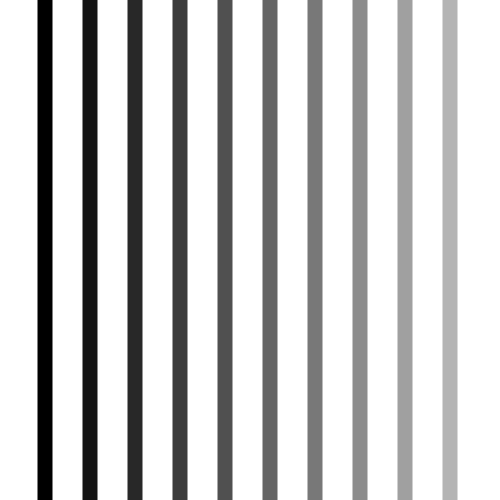
Frame 1 (no input)
Frame 60 (no input): identical to frame 1, image omitted
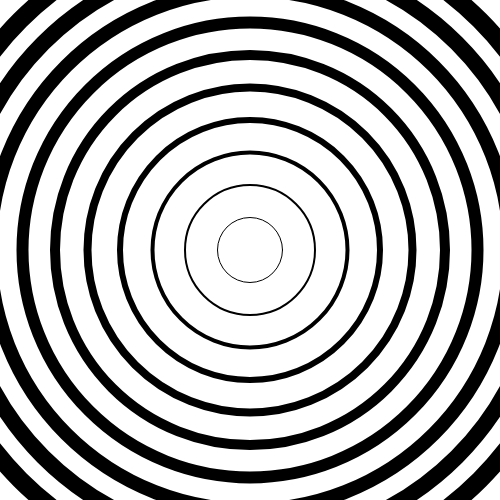
Frame 120 (the mouse pressed at the canvas centre since frame 60)

The p5.js sketch that drew these frames (run headless with seeded random() and noise() and a simulated clock; from frame 60 on, the mouse is pressed at the canvas centre):

// p5.js sketch
// ── sketch.js
function setup() {
  createCanvas(500, 500);
}


let tiempo;
let divTiempo = 5000 / 4; 

function draw() {

  tiempo = round(millis() % 5000)
  //tiempo = 1000
  background(255)
  
  if(tiempo < divTiempo){

    
  stroke(0)
  strokeWeight(15)
  //lineas degrade
  for (let i = 1; i <= 10; i++) {
    line(i * 45, 0, i * 45, 500)
    stroke(20 * i)
  }
  }else if(tiempo < divTiempo * 2){
    //ellipses
    ellipseMode(CENTER)
    noFill()
    stroke(0)
    strokeWeight(1)
    for (let i = 1; i <= 10; i++) {
      ellipse(250, 250, 65 * i)
      strokeWeight(i * 2)
    }

  }else if (tiempo < divTiempo*3){
    //diagonal de elipses
    noFill()
    strokeWeight(1)
    stroke(0)
    for (let i = 25; i < 500; i += 50) {
      ellipse(i, 500 - i, 30)
      if (i > 200) {
        stroke(100)
        strokeWeight(10)
      }
    }

  }else{
    stroke(0)

    strokeWeight(1)
    for (let i = 0; i < 500; i += 50) {
      line(i, 0, i + 50, 250)
    }
    strokeWeight(15)
    for (let i = 25; i < 500; i += 50) {
      line(i, 250, i + 50, 500)
    }

  }

}
